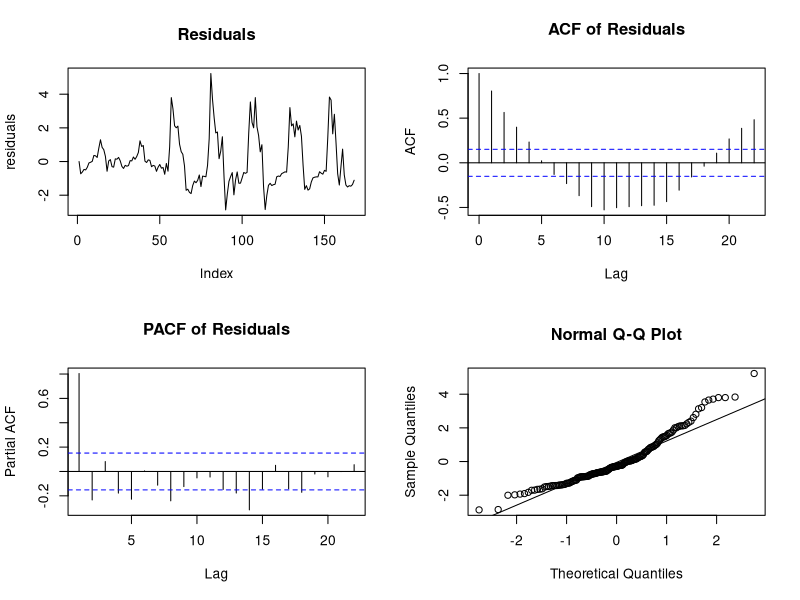
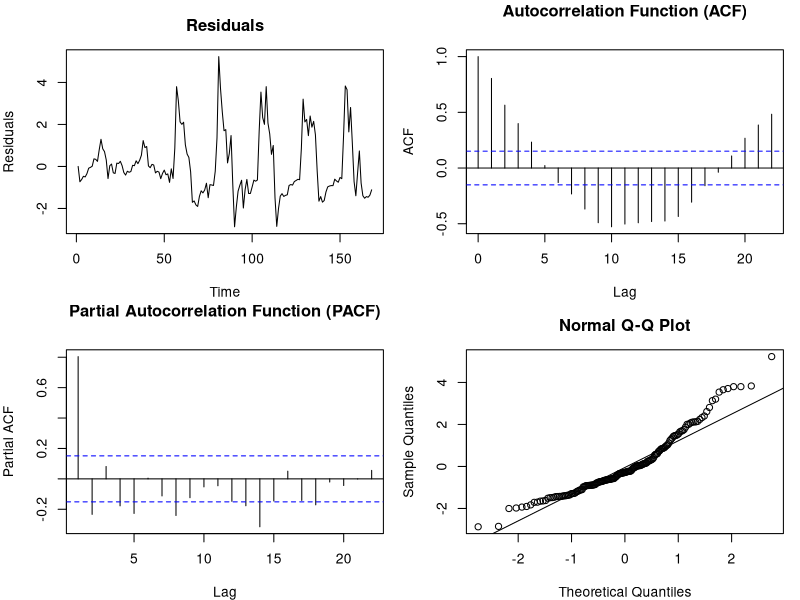

Here is the R script that generated these plots, in order:

# log-likelihood only (for optim)
kf_logLik_dt <- function(par, df, return_residuals = FALSE) {
  # unpack
  A <- matrix(par[1], 1, 1)
  B <- matrix(start_par[2:4], 1, 3)
  L <- matrix(par[5], 1, 1) 
  Q <- L %*% t(L)
  C <- matrix(1, 1, 1)
  R <- matrix(par[6]^2, 1, 1)
  X0 <- matrix(par[7], 1, 1)
  
  # data
  Y <- as.matrix(df[,"Y",drop=FALSE])
  U <- as.matrix(df[,c("Ta_s","S_s","I_s")])
  Tn <- nrow(df)
  
  # initialize
  n      <- nrow(A)
  # x_est  <- matrix(Y[1,], n, 1)
  x_est <- X0
  P_est  <- diag(1e1, n)
  logLik <- 0

  residuals <- numeric(Tn)
  
  for(t in 1:Tn) {
    # predict
    x_pred <- A %*% x_est + B %*% matrix(U[t,], 3, 1)
    P_pred <- A %*% P_est %*% t(A) + Q
    
    # innovation
    y_pred <- C %*% x_pred
    S_t    <- C %*% P_pred %*% t(C) + R
    innov  <- Y[t,] - y_pred

    residuals[t] <- innov  # store residual
    
    # accumulate log-lik
    logLik <- logLik - 0.5 * (log(2 * pi) + log(det(S_t)) + t(innov) %*% solve(S_t, innov))
    
    # update
    K_t   <- P_pred %*% t(C) %*% solve(S_t)
    x_est <- x_pred + K_t %*% innov
    P_est <- (diag(n) - K_t %*% C) %*% P_pred
  }
  
  if (return_residuals) {
    return(residuals)
  } else {
    return(as.numeric(logLik))
  }

  as.numeric(logLik)
}

# Optimizer wrapper
estimate_dt <- function(start_par, df, lower=NULL, upper=NULL) {
  negLL <- function(par){ -kf_logLik_dt(par, df) }
  optim(
    par    = start_par, fn = negLL,
    method = "L-BFGS-B",
    lower  = lower, upper = upper,
    control= list(maxit=1000, trace=1)
  )
}


### Load data
df <- read.csv("assignment4/transformer_data.csv")

df$Ta_s <- scale(df$Ta)
df$S_s  <- scale(df$S)
df$I_s  <- scale(df$I)

# Initial parameter values
start_par <- c(
  0.9,         # A
  0.01, 
  0.01, 
  0.01,  # B1, B2, B3
  1.0,         # L (Cholesky of Q)
  1.0,          # R (observation noise variance)
  20.0          # initial X0
)

# Lower and upper bounds for parameters
lower <- c(-1.5, -1, -1, -1, 1e-3, 1e-3, 10)
upper <- c(1.5, 1, 1, 1, 10, 10, 30)

# Run the optimization
result <- estimate_dt(start_par, df, lower, upper)

# Using a different optimizer to escape local minima
# result <- nlminb(
#   start     = start_par,
#   objective = function(par) -kf_logLik_dt(par, df),
#   lower     = lower,
#   upper     = upper,
#   control   = list(trace = 1)
# )


params <- result$par

# Residuals
residuals <- kf_logLik_dt(params, df, return_residuals = TRUE)

# Plots
par(mfrow=c(2,2))
plot(residuals, type='l', main='Residuals')
acf(residuals, main='ACF of Residuals')
pacf(residuals, main='PACF of Residuals')
qqnorm(residuals); qqline(residuals)

# AIC and BIC
logLik <- -kf_logLik_dt(params, df)
n <- nrow(df)
k <- length(params)
AIC <- -2 * logLik + 2 * k
BIC <- -2 * logLik + log(n) * k
cat("AIC:", AIC, "\nBIC:", BIC, "\n")

# Residual diagnostics
png("assignment4/plots/ex2_2_standardized.png", width = 1000, height = 700)
par(mfrow = c(2, 2), mar = c(4, 4, 3, 1))

# Residuals plot
plot(residuals, type = 'l', main = 'Residuals', ylab = "Residuals", xlab = "Time")

# ACF plot
acf(residuals, main = 'Autocorrelation Function (ACF)')

# PACF plot
pacf(residuals, main = 'Partial Autocorrelation Function (PACF)')

# QQ plot
qqnorm(residuals, main = 'Normal Q-Q Plot')
qqline(residuals)

dev.off()
